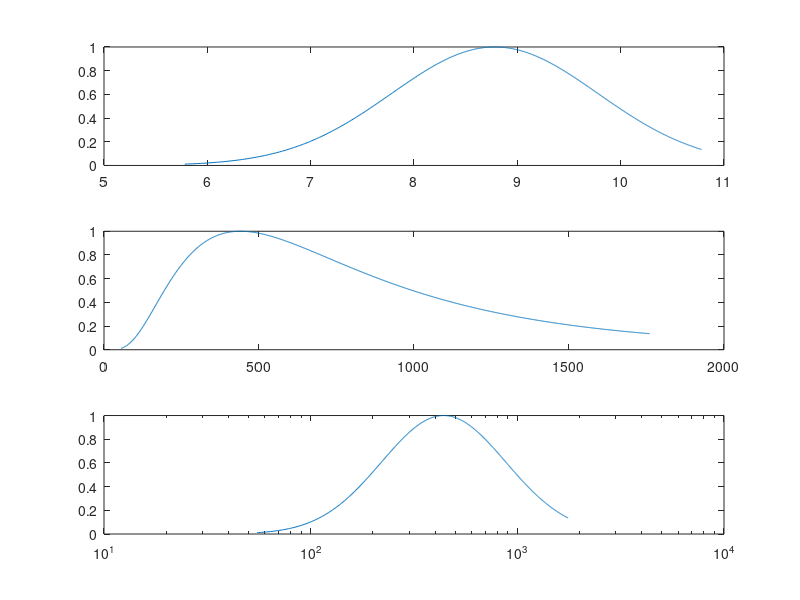

The MATLAB source for this figure:
clear
clc
close all 
ff = 55:1760; % frequency range
fc = 440; %center frequency
sigma = 1; %sigma, or half-width
ww = exp(-(log2(ff)-log2(fc)).^2/(2.*(sigma^2)));
subplot(3,1,1)
plot(log2(ff), ww) %plot with log2 scale 
hold on
subplot(3,1,2)
plot(ff, ww) %regular plot
subplot(3,1,3)
semilogx(ff, ww) %plot with semilogx
